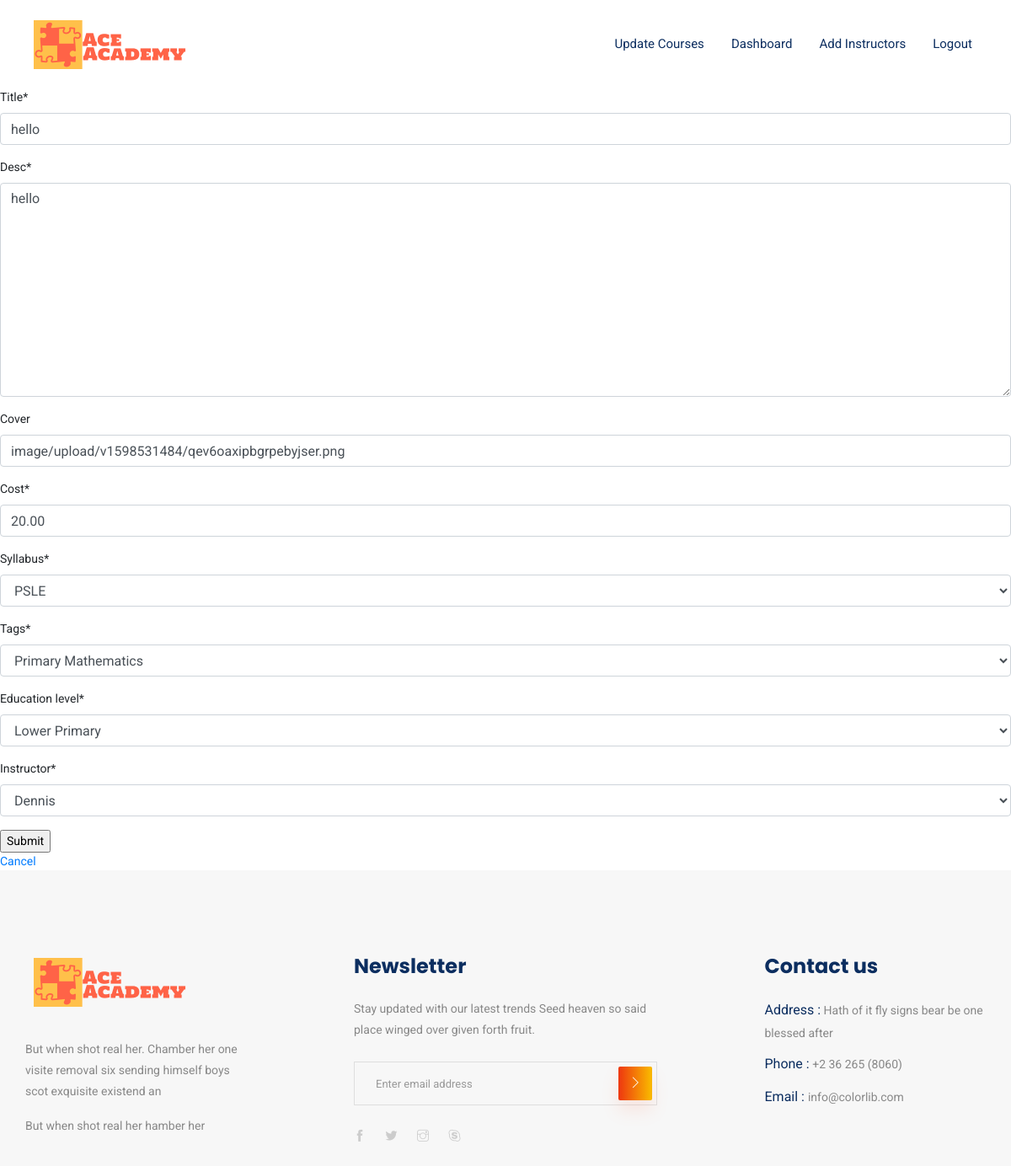
The app's page /lessons/update/6 (signed in) with its own data.
### lessons/models.py (models this page shows, shortened)
class Lesson(models.Model):
    title = models.CharField(blank=False, max_length=255)
    desc = models.TextField(blank=False)
    cost = models.DecimalField(blank=False, max_digits=10, decimal_places=2, validators=[MinValueValidator(0), MaxValueValidator(1000)])
    syllabus = models.CharField(blank=False, choices=syllabus, default='A Level', max_length=100)
    tags = models.CharField(blank=False, choices=tags, default='H2_math', max_length=100)
    education_level = models.CharField(blank=False, default='Junior College', choices=education_level,  max_length=100)
    cover = CloudinaryField(blank=False)
    instructor = models.ForeignKey('Instructor', on_delete=models.CASCADE)

### accounts/decorators.py (the view)
        def wrapper_func(request, *args, **kwargs):
            group = None
            if request.user.groups.exists():
                group = request.user.groups.all()[0].name
            if group in allowed_roles:
                return view_func(request, *args, **kwargs)
            else:
                return HttpResponse("You are not authorised to view this page!")

### lessons/forms.py
class LessonForm(forms.ModelForm):
    class Meta:
        model = Lesson
        fields = ('title', 'desc', 'cover', 'cost', 'syllabus', 'tags',
                    'tags', 'education_level', 'instructor')
    cover = CloudinaryJsFileField()

### cart/contexts.py (called while the page is built)
def cart_contents(request):
    cart = request.session.get("shopping_cart", {})
    return {
        'shopping_cart': cart,
        'number_of_items': len(cart)
    }

### lessons/models.py (called while the page is built)
    def __str__(self):
        return self.instructor_preferred_name

### lessons/views.py (called while the page is built)
@login_required(login_url='login')
@allowed_users(allowed_roles=['admin'])
def update_lesson(request, lesson_id):
    lesson_being_updated = get_object_or_404(Lesson, pk=lesson_id)
    if request.method == 'POST':
        lesson_form = LessonForm(request.POST, instance=lesson_being_updated)
        if lesson_form.is_valid():
            lesson_form.save()
            return redirect(reverse('view_all_lessons'))
        else:
            return render(request, 'lessons/update_lesson.html', {
                'form': lesson_form
            })
    else:
        lesson_form = LessonForm(instance=lesson_being_updated)
        return render(request, 'lessons/update_lesson.html', {
            'form': lesson_form
        })

### lessons/templates/lessons/update_lesson.html (shortened to what this page needs)
{% extends 'index_gated.html' %}
{% load cloudinary %}
{% load static %}
{% load crispy_forms_tags %}
{%block content%}
<form method="POST" enctype="multipart/form-data" id="form">
    {{ form|crispy}}
    <input type="Submit"/>
</form>
<a href="{% url 'view_all_lessons' %}">Cancel</a>
{%endblock%}

### records on screen
Lesson: title "hello", desc "hello", cover "image/upload/v1598531484/qev6oaxipbgrpebyjser.png", cost "20.00", syllabus "PSLE", tags "Primary Mathematics", education_level "Lower Primary", instructor "Dennis"
